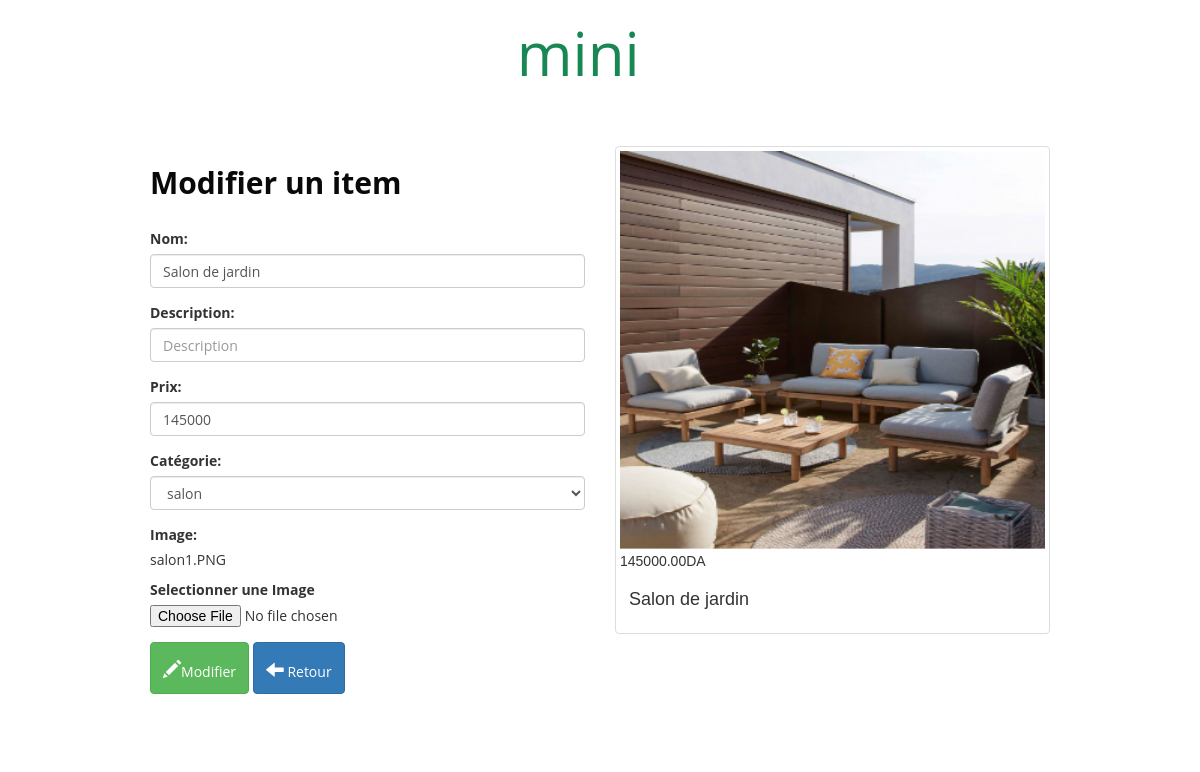
Page /admin/update.php?id=5 on the committed database.
### tables this page shows
CREATE TABLE IF NOT EXISTS `itemsmini` (
  `id` int(11) NOT NULL AUTO_INCREMENT,
  `name` varchar(100) NOT NULL,
  `description` text NOT NULL,
  `price` varchar(100) NOT NULL,
  `image` varchar(250) NOT NULL,
  `category` int(11) NOT NULL,
  PRIMARY KEY (`id`),
  KEY `category` (`category`)
);

### admin/update.php (the view, shortened to what this page needs)
<?php
if(!empty($_GET['id']))
{
    $id = checkInput($_GET['id']);
}
$nameError= $descriptionError=$priceError=$categoryError=$imageError=$name=$description=$price=$category=$image="";
if(!empty($_POST))
{
  $name           =checkInput($_POST['name']);
  $description    =checkInput($_POST['description']);
  $price          =checkInput($_POST['price']);
  $category       =checkInput($_POST['category']);
  $image          =checkInput($_FILES['image']['name']);
  $imagePath      ='../online mini/' .basename($image);
  $imageExtension = pathinfo($imagePath, PATHINFO_EXTENSION);
  $isSuccess      = true;
  if(empty($name))
  {
    $nameError = 'ce champ ne peut pas etre vide';
    $isSuccess = false;
  }
  if(empty($description))
  {
    $descriptionError = 'ce champ ne peut pas etre vide';
    $isSuccess = false;
  }
  if(empty($price))
  {
    $priceError = 'ce champ ne peut pas etre vide';
    $isSuccess = false;
  }
  if(empty($category))
  {
    $categoryError = 'ce champ ne peut pas etre vide';
    $isSuccess = false;
  }
  if(empty($image))
  {
    $isImageUpdated = false;
  }
  else{
    $isImageUpdated = true;
    $isUploadSuccess = true;
    if($imageExtension !="jpg" && $imageExtension !="png" && $imageExtension !="gif")
    {
      $imageError = "les fichiers autorisés sont: .jpg .jpeg .png .gif";
      $isSuccess = false;
    }
    if($_FILES["image"]["size"]> 500000)
    {
      $imageError = "le fichier ne doit pas depasser les 500KB";
      $isSuccess = false;
    }
    if ($isUploadSuccess)
    {
      if(!move_uploaded_file($_FILES["image"]["tmp_name"], $imagePath))
      {
        $imageError = "Il y a eu une erreur lors de l'upload";
        $isSuccess = false;
      }
    }
  }
  if(($isSuccess && $isImageUpdated && $isUploadSuccess) || ($isSuccess && !$isImageUpdated))
  {
    $db = Database::connect();
    if($isImageUpdated)
    {
        $statement = $db-> prepare("UPDATE  itemsmini set name = ?, description = ?, price = ?, category = ?, image= ?  WHERE id = ? ");
        $statement->execute(array($name,$description,$price,$category,$image,$id));
    }
    else
    {
        $statement = $db-> prepare("UPDATE itemsmini set name = ?, description = ?, price = ?, category = ? WHERE id = ? ");
        $statement->execute(array($name,$description,$price,$category,$id));
    }
    header("Location: index.php");
  }
  else if($isImageUpdated && !$isUploadSuccess)
  {
        $db = Database::connect();
        $statement = $db->prepare("SELECT image FROM itemsmini where id=?");
        $statement->execute(array($id));
        $item = $statment->fetch();
        $image = $item['image'];
        Database::disconnect();
  }
}
else
{
    $db = Database::connect();
    $statement = $db->prepare("SELECT * FROM itemsmini WHERE id = ?");
    $statement->execute(array($id));
    $item = $statement->fetch();
    $name    =$item['name'];
    $price    =$item['price'];
    $category    =$item['category'];
    $image    =$item['image'];
}
function checkInput($data)
{
$data = trim($data);
$data = stripslashes($data);
$data = htmlspecialchars($data);
return $data;
}
?>
<!DOCTYPE html>
<html lang="en">
<head>
    <link rel="stylesheet" href="https://maxcdn.bootstrapcdn.com/bootstrap/3.3.6/css/bootstrap.min.css">
    <link rel="stylesheet" href="styles.css">
    <link rel="stylesheet" href="https://use.fontawesome.com/releases/v5.13.0/css/all.css" />
</head>
<body>
    <div class="container ">
    <h1><span>mini</span> prix</h1>
    <div class="container admin">
    <div class="row">
      <div class="col-sm-6">
       <h2> <strong> Modifier un item</strong> </h2>
       <br>
       <form class="form" role="form" action="<?php echo 'update.php?id=' . $id ; ?>" method="post" enctype="multipart/form-data">
            <div class="form-group">
              <label for="name" > Nom: </label>
             <input type="text" class="form-control" id="name" name="name" placeholder="Nom" value="<?php echo $name; ?>">
            </div>
            <div class="form-group">
              <label for="description"> Description: </label>
              <input type="text" class="form-control" id="description" name="description" placeholder="Description" value="<?php echo $description; ?>">
            </div>
            <div class="form-group">
              <label for="price"> Prix: </label>
              <input type="number" step="0.01" class="form-control" id="price" name="price" placeholder="Prix" value="<?php  echo $price; ?>">
            </div>
            <div class="form-group">
              <label for="category"> Catégorie: </label>
              <select class="form-control" id="category" name="category">
                <?php
                 $db=Database::connect();
                 foreach($db->query('SELECT * FROM categories') as $row)
                 {
                     if($row ['id']== $category)
                      echo'<option selected="selected" value="'. $row['id'] .'">' . $row['name'] .'</option>';
                     else
                      echo'<option value="'. $row['id'] .'">' . $row['name'] .'</option>';
                 }
                ?>
              </select>
            </div>
            <div class="form-group">
              <label>Image:</label>
              <p><?php echo $image; ?></p>
              <label for="image">Selectionner une Image</label>
              <input type="file" id="image" name="image">
            </div>
            <div class="form-actions">
              <button type="submit" class="btn btn-success"><h4 class="glyphicon glyphicon-pencil"></h4>Modifier</button>
              <a class="btn btn-primary" href="index.php"><h4 class="glyphicon glyphicon-arrow-left"> </h4> Retour </a>
            </div>
            </form>
      </div>
      <div>
      <div class="col-sm-6 site">
                    <div class="thumbnail">
                     <img width="450px" height="500px" src="<?php echo '../online mini/'.$image ;?>" alt="..">
                       <div class="price"> <?php echo number_format((float)$price,2, '.', '') .'DA' ;?> </div>
                         <div class="caption">
                            <h4><?php echo   $name; ?></h4>
                          </div>
                        </div>
                    </div>
                </div>
                </div>
    </body>
</html>

### admin/styles.css (style rules this page uses)
body { font-family: 'open Sans', sans-serif ; margin: auto; background-image: url("bois.jpg"); }
.site { font-family: 'Hollywood One SC', sans-serif; }
.container h1 { font-size: 60px; max-width: 800px; text-align: center; margin-left: 210px; color:#fff ; }
.container span { color:#198754 ; font-size: 60px ; animation: flash 2s linear infinite; }
.container .admin { background: #fff; padding: 50px; border-radius: 10px; }
.container .admin .row h2 { color:rgb(9, 9, 9); }
.admin { background: #fff; padding:50px; border-radius:10px; max-width: 1000px; }
.thumbnail img { max-height: 400px; }
.caption { font-family: 'Hollywood One SC', sans-serif; }

### rows in the picture
itemsmini: name "Salon de jardin", price "145000", image "salon1.PNG", image (picture), price "145000.00"

### other values in the picture
form field category "salon"
